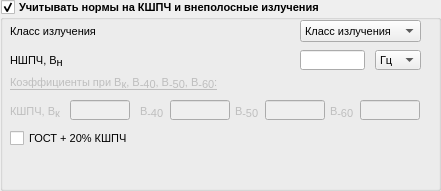
       <widget class="QGroupBox" name="groupBox_2">
        <property name="geometry">
         <rect>
          <x>1</x>
          <y>197</y>
          <width>441</width>
          <height>191</height>
         </rect>
        </property>
        <property name="minimumSize">
         <size>
          <width>0</width>
          <height>0</height>
         </size>
        </property>
        <property name="maximumSize">
         <size>
          <width>16777215</width>
          <height>16777215</height>
         </size>
        </property>
        <property name="font">
         <font>
          <family>MS Shell Dlg 2</family>
          <pointsize>8</pointsize>
          <weight>75</weight>
          <bold>true</bold>
         </font>
        </property>
        <property name="title">
         <string>Учитывать нормы на КШПЧ и внеполосные излучения</string>
        </property>
        <property name="flat">
         <bool>false</bool>
        </property>
        <property name="checkable">
         <bool>true</bool>
        </property>
        <property name="checked">
         <bool>true</bool>
        </property>
        <widget class="QLabel" name="label_3">
         <property name="geometry">
          <rect>
           <x>10</x>
           <y>23</y>
           <width>271</width>
           <height>16</height>
          </rect>
         </property>
         <property name="font">
          <font>
           <family>MS Shell Dlg 2</family>
           <pointsize>8</pointsize>
           <weight>50</weight>
           <bold>false</bold>
          </font>
         </property>
         <property name="text">
          <string>Класс излучения</string>
         </property>
        </widget>
        <widget class="QLabel" name="label_4">
         <property name="geometry">
          <rect>
           <x>10</x>
           <y>49</y>
           <width>271</width>
           <height>19</height>
          </rect>
         </property>
         <property name="font">
          <font>
           <family>MS Shell Dlg 2</family>
           <pointsize>8</pointsize>
           <weight>50</weight>
           <bold>false</bold>
          </font>
         </property>
         <property name="text">
          <string>&lt;html&gt;&lt;head/&gt;&lt;body&gt;&lt;p&gt;НШПЧ, В&lt;span style=&quot; font-size:12pt; vertical-align:sub;&quot;&gt;н&lt;/span&gt;&lt;/p&gt;&lt;/body&gt;&lt;/html&gt;</string>
         </property>
        </widget>
        <widget class="QLabel" name="label_5">
         <property name="enabled">
          <bool>false</bool>
         </property>
         <property name="geometry">
          <rect>
           <x>10</x>
           <y>100</y>
           <width>61</width>
           <height>19</height>
          </rect>
         </property>
         <property name="font">
          <font>
           <family>MS Shell Dlg 2</family>
           <pointsize>8</pointsize>
           <weight>50</weight>
           <bold>false</bold>
          </font>
         </property>
         <property name="text">
          <string>&lt;html&gt;&lt;head/&gt;&lt;body&gt;&lt;p&gt;КШПЧ, В&lt;span style=&quot; font-size:12pt; vertical-align:sub;&quot;&gt;к&lt;/span&gt;&lt;/p&gt;&lt;/body&gt;&lt;/html&gt;</string>
         </property>
        </widget>
        <widget class="QLineEdit" name="lineEdit_3">
         <property name="geometry">
          <rect>
           <x>300</x>
           <y>50</y>
           <width>65</width>
           <height>20</height>
          </rect>
         </property>
         <property name="maximumSize">
          <size>
           <width>88</width>
           <height>16777215</height>
          </size>
         </property>
         <property name="font">
          <font>
           <family>MS Shell Dlg 2</family>
           <pointsize>8</pointsize>
           <weight>50</weight>
           <bold>false</bold>
          </font>
         </property>
        </widget>
        <widget class="QComboBox" name="comboBox_10">
         <property name="enabled">
          <bool>true</bool>
         </property>
         <property name="geometry">
          <rect>
           <x>375</x>
           <y>50</y>
           <width>46</width>
           <height>20</height>
          </rect>
         </property>
         <property name="minimumSize">
          <size>
           <width>46</width>
           <height>0</height>
          </size>
         </property>
         <property name="maximumSize">
          <size>
           <width>46</width>
           <height>16777215</height>
          </size>
         </property>
         <property name="font">
          <font>
           <family>MS Shell Dlg 2</family>
           <pointsize>8</pointsize>
           <weight>50</weight>
           <bold>false</bold>
          </font>
         </property>
         <item>
          <property name="text">
           <string>Гц</string>
          </property>
         </item>
         <item>
          <property name="text">
           <string>кГц</string>
          </property>
         </item>
         <item>
          <property name="text">
           <string>МГц</string>
          </property>
         </item>
        </widget>
        <widget class="QLineEdit" name="lineEdit_21">
         <property name="enabled">
          <bool>false</bool>
         </property>
         <property name="geometry">
          <rect>
           <x>70</x>
           <y>100</y>
           <width>60</width>
           <height>20</height>
          </rect>
         </property>
         <property name="maximumSize">
          <size>
           <width>1000</width>
           <height>16777215</height>
          </size>
         </property>
         <property name="font">
          <font>
           <family>MS Shell Dlg 2</family>
           <pointsize>8</pointsize>
           <weight>50</weight>
           <bold>false</bold>
          </font>
         </property>
        </widget>
        <widget class="QLabel" name="label_18">
         <property name="enabled">
          <bool>false</bool>
         </property>
         <property name="geometry">
          <rect>
           <x>140</x>
           <y>100</y>
           <width>31</width>
           <height>19</height>
          </rect>
         </property>
         <property name="font">
          <font>
           <family>MS Shell Dlg 2</family>
           <pointsize>8</pointsize>
           <weight>50</weight>
           <bold>false</bold>
          </font>
         </property>
         <property name="text">
          <string>&lt;html&gt;&lt;head/&gt;&lt;body&gt;&lt;p&gt;В&lt;span style=&quot; font-size:12pt; vertical-align:sub;&quot;&gt;-40&lt;/span&gt;&lt;/p&gt;&lt;/body&gt;&lt;/html&gt;</string>
         </property>
        </widget>
        <widget class="QLineEdit" name="lineEdit_22">
         <property name="enabled">
          <bool>false</bool>
         </property>
         <property name="geometry">
          <rect>
           <x>170</x>
           <y>100</y>
           <width>60</width>
           <height>20</height>
          </rect>
         </property>
         <property name="maximumSize">
          <size>
           <width>1000</width>
           <height>16777215</height>
          </size>
         </property>
         <property name="font">
          <font>
           <family>MS Shell Dlg 2</family>
           <pointsize>8</pointsize>
           <weight>50</weight>
           <bold>false</bold>
          </font>
         </property>
        </widget>
        <widget class="QLabel" name="label_23">
         <property name="enabled">
          <bool>false</bool>
         </property>
         <property name="geometry">
          <rect>
           <x>10</x>
           <y>70</y>
           <width>211</width>
           <height>21</height>
          </rect>
         </property>
         <property name="font">
          <font>
           <family>MS Shell Dlg 2</family>
           <pointsize>8</pointsize>
           <weight>50</weight>
           <bold>false</bold>
          </font>
         </property>
         <property name="text">
          <string>&lt;html&gt;&lt;head/&gt;&lt;body&gt;&lt;p&gt;&lt;span style=&quot; text-decoration: underline;&quot;&gt;Коэффициенты при В&lt;/span&gt;&lt;span style=&quot; font-size:12pt; text-decoration: underline; vertical-align:sub;&quot;&gt;к&lt;/span&gt;&lt;span style=&quot; text-decoration: underline;&quot;&gt;, В&lt;/span&gt;&lt;span style=&quot; font-size:12pt; text-decoration: underline; vertical-align:sub;&quot;&gt;-40&lt;/span&gt;&lt;span style=&quot; text-decoration: underline;&quot;&gt;, В&lt;/span&gt;&lt;span style=&quot; font-size:12pt; text-decoration: underline; vertical-align:sub;&quot;&gt;-50&lt;/span&gt;&lt;span style=&quot; text-decoration: underline;&quot;&gt;, В&lt;/span&gt;&lt;span style=&quot; font-size:12pt; text-decoration: underline; vertical-align:sub;&quot;&gt;-60&lt;/span&gt;&lt;span style=&quot; text-decoration: underline;&quot;&gt;:&lt;/span&gt;&lt;/p&gt;&lt;/body&gt;&lt;/html&gt;</string>
         </property>
        </widget>
        <widget class="QLabel" name="label_24">
         <property name="enabled">
          <bool>false</bool>
         </property>
         <property name="geometry">
          <rect>
           <x>235</x>
           <y>100</y>
           <width>31</width>
           <height>19</height>
          </rect>
         </property>
         <property name="font">
          <font>
           <family>MS Shell Dlg 2</family>
           <pointsize>8</pointsize>
           <weight>50</weight>
           <bold>false</bold>
          </font>
         </property>
         <property name="text">
          <string>&lt;html&gt;&lt;head/&gt;&lt;body&gt;&lt;p&gt;В&lt;span style=&quot; font-size:12pt; vertical-align:sub;&quot;&gt;-50&lt;/span&gt;&lt;/p&gt;&lt;/body&gt;&lt;/html&gt;</string>
         </property>
        </widget>
        <widget class="QLineEdit" name="lineEdit_23">
         <property name="enabled">
          <bool>false</bool>
         </property>
         <property name="geometry">
          <rect>
           <x>265</x>
           <y>100</y>
           <width>60</width>
           <height>20</height>
          </rect>
         </property>
         <property name="maximumSize">
          <size>
           <width>1000</width>
           <height>16777215</height>
          </size>
         </property>
         <property name="font">
          <font>
           <family>MS Shell Dlg 2</family>
           <pointsize>8</pointsize>
           <weight>50</weight>
           <bold>false</bold>
          </font>
         </property>
        </widget>
        <widget class="QLineEdit" name="lineEdit_24">
         <property name="enabled">
          <bool>false</bool>
         </property>
         <property name="geometry">
          <rect>
           <x>360</x>
           <y>100</y>
           <width>60</width>
           <height>20</height>
          </rect>
         </property>
         <property name="maximumSize">
          <size>
           <width>10000</width>
           <height>16777215</height>
          </size>
         </property>
         <property name="font">
          <font>
           <family>MS Shell Dlg 2</family>
           <pointsize>8</pointsize>
           <weight>50</weight>
           <bold>false</bold>
          </font>
         </property>
        </widget>
        <widget class="QLabel" name="label_25">
         <property name="enabled">
          <bool>false</bool>
         </property>
         <property name="geometry">
          <rect>
           <x>330</x>
           <y>100</y>
           <width>31</width>
           <height>19</height>
          </rect>
         </property>
         <property name="font">
          <font>
           <family>MS Shell Dlg 2</family>
           <pointsize>8</pointsize>
           <weight>50</weight>
           <bold>false</bold>
          </font>
         </property>
         <property name="text">
          <string>&lt;html&gt;&lt;head/&gt;&lt;body&gt;&lt;p&gt;В&lt;span style=&quot; font-size:12pt; vertical-align:sub;&quot;&gt;-60&lt;/span&gt;&lt;/p&gt;&lt;/body&gt;&lt;/html&gt;</string>
         </property>
        </widget>
        <widget class="QCheckBox" name="checkBox_2">
         <property name="geometry">
          <rect>
           <x>10</x>
           <y>130</y>
           <width>121</width>
           <height>17</height>
          </rect>
         </property>
         <property name="font">
          <font>
           <weight>50</weight>
           <bold>false</bold>
          </font>
         </property>
         <property name="text">
          <string>ГОСТ + 20% КШПЧ</string>
         </property>
        </widget>
        <widget class="QComboBox" name="comboBox_6">
         <property name="geometry">
          <rect>
           <x>300</x>
           <y>20</y>
           <width>121</width>
           <height>22</height>
          </rect>
         </property>
         <property name="font">
          <font>
           <weight>50</weight>
           <bold>false</bold>
          </font>
         </property>
         <property name="editable">
          <bool>false</bool>
         </property>
         <item>
          <property name="text">
           <string>Класс излучения</string>
          </property>
         </item>
        </widget>
       </widget>
